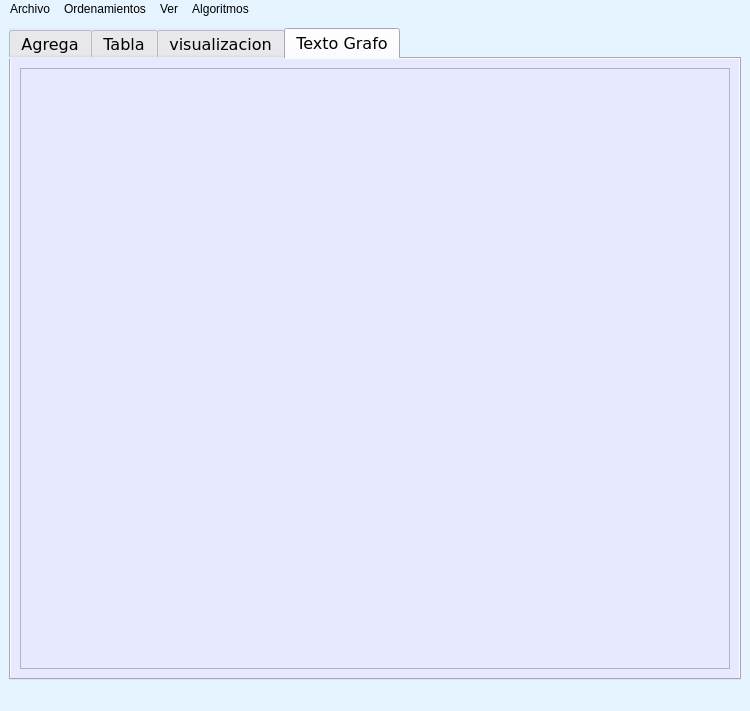
<?xml version="1.0" encoding="UTF-8"?>
<ui version="4.0">
 <class>MainWindow</class>
 <widget class="QMainWindow" name="MainWindow">
  <property name="geometry">
   <rect>
    <x>0</x>
    <y>0</y>
    <width>750</width>
    <height>711</height>
   </rect>
  </property>
  <property name="font">
   <font>
    <pointsize>10</pointsize>
   </font>
  </property>
  <property name="windowTitle">
   <string>MainWindow</string>
  </property>
  <property name="styleSheet">
   <string notr="true">background-color: rgb(230, 244, 255);</string>
  </property>
  <widget class="QWidget" name="centralwidget">
   <layout class="QGridLayout" name="gridLayout">
    <item row="0" column="0">
     <widget class="QTabWidget" name="tabWidget">
      <property name="font">
       <font>
        <family>Verdana</family>
        <pointsize>12</pointsize>
        <weight>50</weight>
        <bold>false</bold>
       </font>
      </property>
      <property name="styleSheet">
       <string notr="true">background-color: rgb(231, 233, 255);</string>
      </property>
      <property name="currentIndex">
       <number>3</number>
      </property>
      <widget class="QWidget" name="tab">
       <attribute name="title">
        <string>Agrega</string>
       </attribute>
       <layout class="QGridLayout" name="gridLayout_2">
        <item row="0" column="0">
         <widget class="QLabel" name="label_8">
          <property name="font">
           <font>
            <family>MS Shell Dlg 2</family>
            <pointsize>12</pointsize>
            <weight>50</weight>
            <bold>false</bold>
           </font>
          </property>
          <property name="text">
           <string>ID</string>
          </property>
         </widget>
        </item>
        <item row="1" column="0">
         <widget class="QLineEdit" name="id_lineEdit_2">
          <property name="font">
           <font>
            <family>MS Shell Dlg 2</family>
            <pointsize>12</pointsize>
            <weight>50</weight>
            <bold>false</bold>
           </font>
          </property>
          <property name="focusPolicy">
           <enum>Qt::StrongFocus</enum>
          </property>
         </widget>
        </item>
        <item row="2" column="0">
         <widget class="QLabel" name="label_7">
          <property name="font">
           <font>
            <family>MS Shell Dlg 2</family>
            <pointsize>12</pointsize>
            <weight>50</weight>
            <bold>false</bold>
           </font>
          </property>
          <property name="text">
           <string>origen x</string>
          </property>
         </widget>
        </item>
        <item row="3" column="0">
         <widget class="QSpinBox" name="origen_x_spinBox_3">
          <property name="font">
           <font>
            <family>MS Shell Dlg 2</family>
            <pointsize>12</pointsize>
            <weight>50</weight>
            <bold>false</bold>
           </font>
          </property>
          <property name="maximum">
           <number>500</number>
          </property>
         </widget>
        </item>
        <item row="4" column="0">
         <widget class="QLabel" name="label_9">
          <property name="font">
           <font>
            <family>MS Shell Dlg 2</family>
            <pointsize>12</pointsize>
            <weight>50</weight>
            <bold>false</bold>
           </font>
          </property>
          <property name="text">
           <string>origen y</string>
          </property>
         </widget>
        </item>
        <item row="5" column="0">
         <widget class="QSpinBox" name="origten_y_spinBox_4">
          <property name="font">
           <font>
            <family>MS Shell Dlg 2</family>
            <pointsize>12</pointsize>
            <weight>50</weight>
            <bold>false</bold>
           </font>
          </property>
          <property name="maximum">
           <number>500</number>
          </property>
         </widget>
        </item>
        <item row="6" column="0">
         <widget class="QLabel" name="label_3">
          <property name="font">
           <font>
            <family>MS Shell Dlg 2</family>
            <pointsize>12</pointsize>
            <weight>50</weight>
            <bold>false</bold>
           </font>
          </property>
          <property name="text">
           <string>destino x</string>
          </property>
         </widget>
        </item>
        <item row="7" column="0">
         <widget class="QSpinBox" name="destino_x_spinBox_2">
          <property name="font">
           <font>
            <family>MS Shell Dlg 2</family>
            <pointsize>12</pointsize>
            <weight>50</weight>
            <bold>false</bold>
           </font>
          </property>
          <property name="maximum">
           <number>500</number>
          </property>
         </widget>
        </item>
        <item row="8" column="0">
         <widget class="QLabel" name="label">
          <property name="font">
           <font>
            <family>MS Shell Dlg 2</family>
            <pointsize>12</pointsize>
            <weight>50</weight>
            <bold>false</bold>
           </font>
          </property>
          <property name="text">
           <string>destino y</string>
          </property>
         </widget>
        </item>
        <item row="9" column="0">
         <widget class="QSpinBox" name="destino_y_spinBox">
          <property name="font">
           <font>
            <family>MS Shell Dlg 2</family>
            <pointsize>12</pointsize>
            <weight>50</weight>
            <bold>false</bold>
           </font>
          </property>
          <property name="maximum">
           <number>500</number>
          </property>
         </widget>
        </item>
        <item row="10" column="0">
         <widget class="QLabel" name="label_4">
          <property name="font">
           <font>
            <family>MS Shell Dlg 2</family>
            <pointsize>12</pointsize>
            <weight>50</weight>
            <bold>false</bold>
           </font>
          </property>
          <property name="text">
           <string>red</string>
          </property>
         </widget>
        </item>
        <item row="11" column="0">
         <widget class="QSpinBox" name="red_spinBox">
          <property name="font">
           <font>
            <family>MS Shell Dlg 2</family>
            <pointsize>12</pointsize>
            <weight>50</weight>
            <bold>false</bold>
           </font>
          </property>
          <property name="maximum">
           <number>255</number>
          </property>
         </widget>
        </item>
        <item row="12" column="0">
         <widget class="QLabel" name="label_5">
          <property name="font">
           <font>
            <family>MS Shell Dlg 2</family>
            <pointsize>12</pointsize>
            <weight>50</weight>
            <bold>false</bold>
           </font>
          </property>
          <property name="text">
           <string>green</string>
          </property>
         </widget>
        </item>
        <item row="13" column="0">
         <widget class="QSpinBox" name="green_spinBox">
          <property name="font">
           <font>
            <family>MS Shell Dlg 2</family>
            <pointsize>12</pointsize>
            <weight>50</weight>
            <bold>false</bold>
           </font>
          </property>
          <property name="maximum">
           <number>255</number>
          </property>
         </widget>
        </item>
        <item row="14" column="0">
         <widget class="QLabel" name="label_6">
          <property name="font">
           <font>
            <family>MS Shell Dlg 2</family>
            <pointsize>12</pointsize>
            <weight>50</weight>
            <bold>false</bold>
           </font>
          </property>
          <property name="text">
           <string>blue</string>
          </property>
         </widget>
        </item>
        <item row="15" column="0">
         <widget class="QSpinBox" name="blue_spinBox">
          <property name="font">
           <font>
            <family>MS Shell Dlg 2</family>
            <pointsize>12</pointsize>
            <weight>50</weight>
            <bold>false</bold>
           </font>
          </property>
          <property name="maximum">
           <number>255</number>
          </property>
         </widget>
        </item>
        <item row="16" column="0">
         <widget class="QLabel" name="label_2">
          <property name="font">
           <font>
            <family>MS Shell Dlg 2</family>
            <pointsize>12</pointsize>
            <weight>50</weight>
            <bold>false</bold>
           </font>
          </property>
          <property name="text">
           <string>velocidad</string>
          </property>
         </widget>
        </item>
        <item row="17" column="0">
         <widget class="QLineEdit" name="velocidad_lineEdit">
          <property name="font">
           <font>
            <family>MS Shell Dlg 2</family>
            <pointsize>12</pointsize>
            <weight>50</weight>
            <bold>false</bold>
           </font>
          </property>
          <property name="focusPolicy">
           <enum>Qt::StrongFocus</enum>
          </property>
         </widget>
        </item>
        <item row="17" column="1">
         <widget class="QPushButton" name="agregar_final_pushButton_2">
          <property name="font">
           <font>
            <family>MS Shell Dlg 2</family>
            <pointsize>12</pointsize>
            <weight>50</weight>
            <bold>false</bold>
           </font>
          </property>
          <property name="styleSheet">
           <string notr="true">background-color: rgb(181, 213, 255);</string>
          </property>
          <property name="text">
           <string>Agregar Final</string>
          </property>
         </widget>
        </item>
        <item row="18" column="1">
         <widget class="QPushButton" name="agregar_inicio_pushButton">
          <property name="font">
           <font>
            <family>MS Shell Dlg 2</family>
            <pointsize>12</pointsize>
            <weight>50</weight>
            <bold>false</bold>
           </font>
          </property>
          <property name="styleSheet">
           <string notr="true">background-color: rgb(181, 213, 255);</string>
          </property>
          <property name="text">
           <string>Agregar Inicio</string>
          </property>
         </widget>
        </item>
        <item row="19" column="1">
         <widget class="QPushButton" name="Mostrar_pushButton_3">
          <property name="baseSize">
           <size>
            <width>0</width>
            <height>0</height>
           </size>
          </property>
          <property name="font">
           <font>
            <family>MS Shell Dlg 2</family>
            <pointsize>12</pointsize>
            <weight>50</weight>
            <bold>false</bold>
           </font>
          </property>
          <property name="styleSheet">
           <string notr="true">border-bottom-color: rgb(3, 3, 255);
background-color: rgb(181, 213, 255);</string>
          </property>
          <property name="text">
           <string>Mostrar</string>
          </property>
         </widget>
        </item>
        <item row="0" column="1" rowspan="17">
         <widget class="QPlainTextEdit" name="plainTextEdit">
          <property name="font">
           <font>
            <family>MS Shell Dlg 2</family>
            <pointsize>12</pointsize>
            <weight>50</weight>
            <bold>false</bold>
           </font>
          </property>
          <property name="styleSheet">
           <string notr="true">background-color: rgb(231, 233, 255);</string>
          </property>
          <property name="placeholderText">
           <string/>
          </property>
         </widget>
        </item>
       </layout>
      </widget>
      <widget class="QWidget" name="tab_2">
       <attribute name="title">
        <string>Tabla</string>
       </attribute>
       <layout class="QGridLayout" name="gridLayout_3">
        <item row="0" column="0" colspan="3">
         <widget class="QTableWidget" name="tableWidget">
          <property name="styleSheet">
           <string notr="true">background-color: rgb(255, 255, 255);
selection-color: rgb(190, 236, 255);
font: italic 8pt &quot;MS Sans Serif&quot;;
font: 11pt &quot;MS Shell Dlg 2&quot;;</string>
          </property>
         </widget>
        </item>
        <item row="1" column="0">
         <widget class="QLineEdit" name="buscar_lineEdit">
          <property name="font">
           <font>
            <pointsize>11</pointsize>
           </font>
          </property>
          <property name="placeholderText">
           <string>Identificador de Particula</string>
          </property>
         </widget>
        </item>
        <item row="1" column="1">
         <widget class="QPushButton" name="buscar_pushButton">
          <property name="font">
           <font>
            <pointsize>10</pointsize>
           </font>
          </property>
          <property name="text">
           <string>Buscar</string>
          </property>
         </widget>
        </item>
        <item row="1" column="2">
         <widget class="QPushButton" name="mostrar_tabla_pushButton_2">
          <property name="font">
           <font>
            <pointsize>10</pointsize>
           </font>
          </property>
          <property name="text">
           <string>Mostrar</string>
          </property>
         </widget>
        </item>
       </layout>
      </widget>
      <widget class="QWidget" name="tab_3">
       <attribute name="title">
        <string>visualizacion</string>
       </attribute>
       <layout class="QGridLayout" name="gridLayout_4">
        <item row="0" column="0" colspan="2">
         <widget class="QGraphicsView" name="graphicsView"/>
        </item>
        <item row="1" column="0">
         <widget class="QPushButton" name="dibujar">
          <property name="font">
           <font>
            <pointsize>11</pointsize>
           </font>
          </property>
          <property name="text">
           <string>Dibujar</string>
          </property>
         </widget>
        </item>
        <item row="1" column="1">
         <widget class="QPushButton" name="limpiar">
          <property name="font">
           <font>
            <pointsize>11</pointsize>
           </font>
          </property>
          <property name="text">
           <string>limpiar</string>
          </property>
         </widget>
        </item>
       </layout>
      </widget>
      <widget class="QWidget" name="tab_4">
       <attribute name="title">
        <string>Texto Grafo</string>
       </attribute>
       <layout class="QGridLayout" name="gridLayout_5">
        <item row="0" column="0">
         <widget class="QPlainTextEdit" name="mostrarGrafo"/>
        </item>
       </layout>
      </widget>
     </widget>
    </item>
   </layout>
  </widget>
  <widget class="QMenuBar" name="menubar">
   <property name="geometry">
    <rect>
     <x>0</x>
     <y>0</y>
     <width>750</width>
     <height>23</height>
    </rect>
   </property>
   <widget class="QMenu" name="menuArchivo">
    <property name="title">
     <string>Archivo</string>
    </property>
    <addaction name="actionGuardar"/>
    <addaction name="actionAbrir"/>
    <addaction name="separator"/>
   </widget>
   <widget class="QMenu" name="menuOrdenamientos">
    <property name="title">
     <string>Ordenamientos</string>
    </property>
    <addaction name="actionID"/>
    <addaction name="actionDISTANCIA"/>
    <addaction name="actionVELOCIDAD"/>
   </widget>
   <widget class="QMenu" name="menuAlgoritmos">
    <property name="font">
     <font>
      <pointsize>10</pointsize>
     </font>
    </property>
    <property name="title">
     <string>Algoritmos</string>
    </property>
    <addaction name="actionPuntos_Cercanos"/>
    <addaction name="separator"/>
    <addaction name="actionGrafo"/>
   </widget>
   <widget class="QMenu" name="menuVer">
    <property name="title">
     <string>Ver</string>
    </property>
    <addaction name="actionObtener_Puntos"/>
   </widget>
   <addaction name="menuArchivo"/>
   <addaction name="menuOrdenamientos"/>
   <addaction name="menuVer"/>
   <addaction name="menuAlgoritmos"/>
  </widget>
  <widget class="QStatusBar" name="statusbar"/>
  <action name="actionGuardar">
   <property name="text">
    <string>Guardar</string>
   </property>
   <property name="font">
    <font>
     <pointsize>11</pointsize>
    </font>
   </property>
   <property name="shortcut">
    <string>Ctrl+S</string>
   </property>
  </action>
  <action name="actionAbrir">
   <property name="text">
    <string>Abrir</string>
   </property>
   <property name="shortcut">
    <string>Ctrl+O</string>
   </property>
  </action>
  <action name="actionID">
   <property name="text">
    <string>ID</string>
   </property>
  </action>
  <action name="actionDISTANCIA">
   <property name="text">
    <string>DISTANCIA</string>
   </property>
  </action>
  <action name="actionVELOCIDAD">
   <property name="text">
    <string>VELOCIDAD</string>
   </property>
  </action>
  <action name="actionPuntos_Cercanos">
   <property name="text">
    <string>Puntos Cercanos</string>
   </property>
  </action>
  <action name="actionObtener_Puntos">
   <property name="text">
    <string>Obtener Puntos</string>
   </property>
  </action>
  <action name="actionGrafo">
   <property name="text">
    <string>Grafo</string>
   </property>
  </action>
 </widget>
 <resources/>
 <connections/>
</ui>
